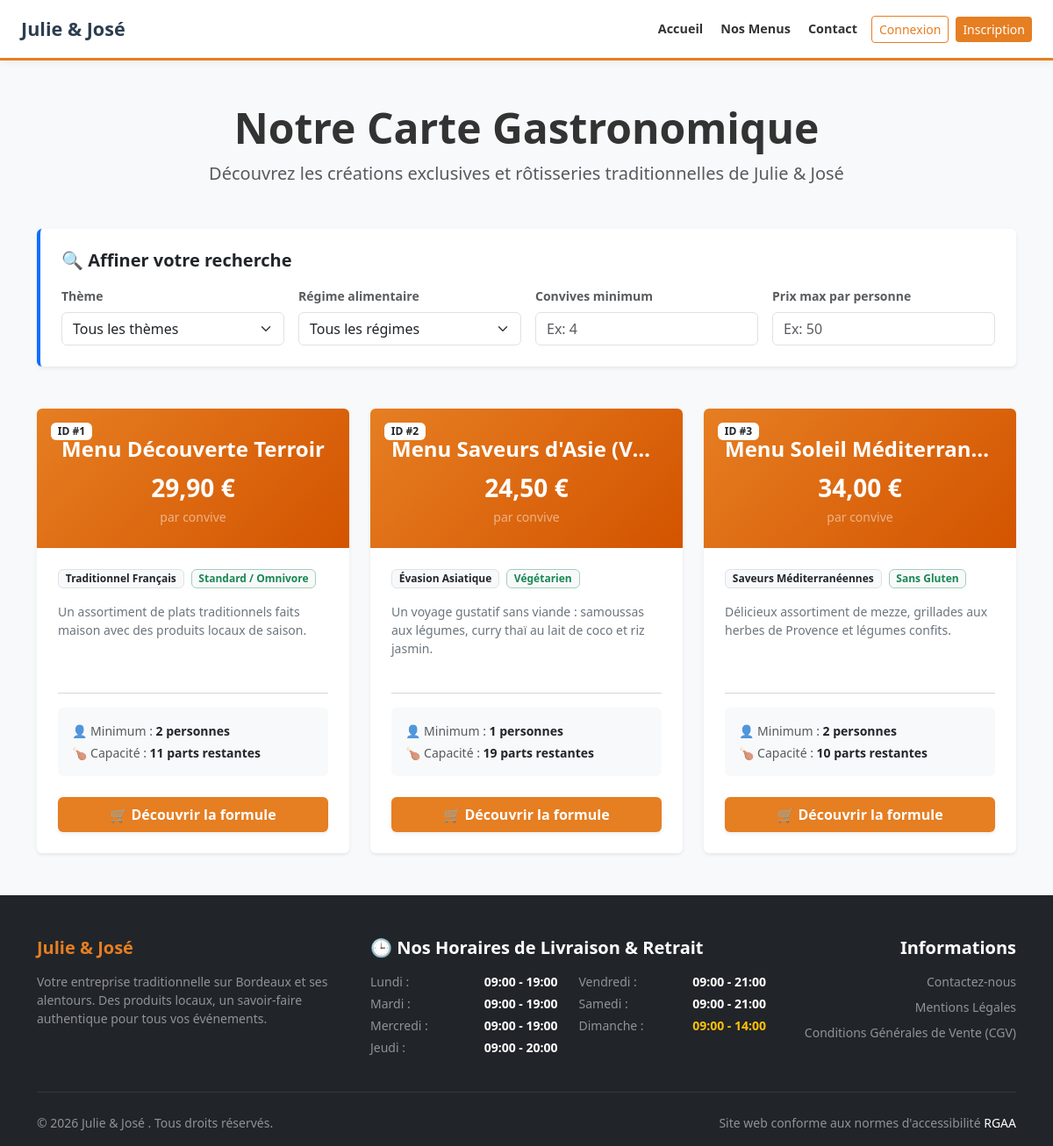
Screenshot of /menus.php with the database file from the repository.
### tables this page shows
CREATE TABLE `menu` (
  `menu_id` int(11) NOT NULL,
  `titre` varchar(50) NOT NULL,
  `nombre_personne_minimum` int(11) NOT NULL,
  `prix_par_personne` double NOT NULL,
  `regime` varchar(50) DEFAULT NULL,
  `description` varchar(250) DEFAULT NULL,
  `quantite_restante` int(11) DEFAULT NULL,
  `regime_id` int(11) DEFAULT NULL,
  `theme_id` int(11) DEFAULT NULL
);

CREATE TABLE `theme` (
  `theme_id` int(11) NOT NULL,
  `libelle` varchar(50) NOT NULL
);

CREATE TABLE `regime` (
  `regime_id` int(11) NOT NULL,
  `libelle` varchar(50) NOT NULL
);

### public/menus.php (the view, shortened to what this page needs)
<?php
require_once __DIR__ . '/../includes/header.php';
require_once __DIR__ . '/../includes/db_connect.php';
$query = "SELECT m.menu_id, m.titre, m.description, m.nombre_personne_minimum, m.prix_par_personne, m.quantite_restante,
                  t.libelle AS theme_nom,
                  r.libelle AS regime_nom
          FROM menu m
          LEFT JOIN theme t ON m.theme_id = t.theme_id
          LEFT JOIN regime r ON m.regime_id = r.regime_id";
$stmt = $pdo->query($query);
$menus = $stmt->fetchAll();
?>
<div class="container py-5">
    <div class="text-center mb-5">
        <h1 class="display-5 fw-bold">Notre Carte Gastronomique</h1>
        <p class="text-muted lead">Découvrez les créations exclusives et rôtisseries traditionnelles de Julie & José</p>
    </div>
    <div class="card p-4 shadow-sm border-0 mb-5 bg-white border-start border-primary border-4">
        <h5 class="fw-bold mb-3 text-dark">🔍 Affiner votre recherche</h5>
        <div class="row g-3">
            <div class="col-md-3">
                <label for="filter-theme" class="form-label text-muted small fw-bold">Thème</label>
                <select id="filter-theme" class="form-select">
                    <option value="all">Tous les thèmes</option>
                </select>
            </div>
            <div class="col-md-3">
                <label for="filter-regime" class="form-label text-muted small fw-bold">Régime alimentaire</label>
                <select id="filter-regime" class="form-select">
                    <option value="all">Tous les régimes</option>
                </select>
            </div>
            <div class="col-md-3">
                <label for="filter-personnes" class="form-label text-muted small fw-bold">Convives minimum</label>
                <input type="number" id="filter-personnes" class="form-control" placeholder="Ex: 4" min="1">
            </div>
            <div class="col-md-3">
                <label for="filter-prix" class="form-label text-muted small fw-bold">Prix max par personne</label>
                <input type="number" id="filter-prix" class="form-control" placeholder="Ex: 50" min="0">
            </div>
        </div>
    </div>
    <div class="row g-4" id="menus-container">
        <?php foreach ($menus as $menu): ?>
            <div class="col-md-6 col-lg-4 menu-item-card"
                 data-theme="<?= htmlspecialchars($menu['theme_nom'] ?? '') ?>"
                 data-regime="<?= htmlspecialchars($menu['regime_nom'] ?? '') ?>"
                 data-personnes="<?= (int)$menu['nombre_personne_minimum'] ?>"
                 data-prix="<?= (float)$menu['prix_par_personne'] ?>">
                <div class="card h-100 shadow-sm border-0 overflow-hidden card-hover-effect">
                    <div class="p-4 text-center text-white position-relative" style="background: linear-gradient(135deg, var(--primary-orange), var(--dark-orange));">
                        <span class="badge bg-white text-dark position-absolute top-0 start-0 m-3 fw-bold">ID #<?= $menu['menu_id'] ?></span>
                        <h3 class="h4 fw-bold my-2 text-truncate text-white"><?= htmlspecialchars($menu['titre']) ?></h3>
                        <div class="fs-3 fw-bold text-white"><?= number_format($menu['prix_par_personne'], 2, ',', ' ') ?> €</div>
                        <small class="text-white-50">par convive</small>
                    </div>
                    <div class="card-body p-4 d-flex flex-column justify-content-between">
                        <div>
                            <div class="d-flex gap-2 mb-3">
                                <span class="badge bg-light text-dark border"><?= htmlspecialchars($menu['theme_nom'] ?? 'Classique') ?></span>
                                <span class="badge bg-light text-success border border-success-subtle"><?= htmlspecialchars($menu['regime_nom'] ?? 'Standard') ?></span>
                            </div>
                            <p class="card-text text-secondary small mb-4"><?= htmlspecialchars($menu['description']) ?></p>
                        </div>
                        <div>
                            <hr class="text-muted opacity-25">
                            <ul class="list-unstyled small text-muted mb-4 bg-light p-3 rounded">
                                <li class="mb-1">👤 Minimum : <strong class="text-dark"><?= $menu['nombre_personne_minimum'] ?> personnes</strong></li>
                                <li>🍗 Capacité : <strong class="text-dark"><?= $menu['quantite_restante'] !== null ? $menu['quantite_restante'] . ' parts restantes' : 'Illimitée' ?></strong></li>
                            </ul>
                            <a href="menu_detail.php?id=<?= $menu['menu_id'] ?>" class="btn btn-primary w-100 fw-bold py-2 shadow-sm text-white">
                                🛒 Découvrir la formule
                            </a>
                        </div>
                    </div>
                </div>
            </div>
        <?php endforeach; ?>
    </div>
</div>
<?php require_once __DIR__ . '/../includes/footer.php'; ?>

### includes/header.php (shortened to what this page needs)
<!DOCTYPE html>
<html lang="fr">
<head>
    <link href="https://cdn.jsdelivr.net/npm/bootstrap@5.3.3/dist/css/bootstrap.min.css" rel="stylesheet">
    <link rel="stylesheet" href="../assets/style.css">
</head>
<body>
<nav class="navbar navbar-expand-lg navbar-light bg-white border-bottom">
    <div class="container-fluid px-4">
        <a class="navbar-brand fw-bold" href="index.php">Julie & José</a>
        <div class="collapse navbar-collapse" id="navbarSupportedContent">
            <ul class="navbar-nav ms-auto mb-2 mb-lg-0 align-items-center">
                <li class="nav-item"><a class="nav-link fw-bold ms-1" href="index.php">Accueil</a></li>
                <li class="nav-item"><a class="nav-link fw-bold ms-1" href="menus.php">Nos Menus</a></li>
                <li class="nav-item"><a class="nav-link fw-bold ms-1" href="contact.php">Contact</a></li>
                <?php if (isset($_SESSION['role_id'])): ?>
                    <?php if($_SESSION['role_id'] == 1): ?>
                        <li class="nav-item"><a class="nav-link text-danger fw-bold ms-1" href="admin_users.php">Panel Admin</a></li>
                        <li class="nav-item"><a class="nav-link text-danger fw-bold ms-1" href="admin_rh.php">👑 Gestion RH</a></li>
                        <li class="nav-item"><a class="nav-link text-success fw-bold ms-1" href="admin_stats.php">📈 Stats NoSQL</a></li>
                    <?php endif; ?>
                    <?php if($_SESSION['role_id'] == 1 || $_SESSION['role_id'] == 2): ?>
                        <li class="nav-item"><a class="nav-link text-warning fw-bold ms-1" href="admin_reviews.php">Modération Avis</a></li>
                    <?php endif; ?>
                    <?php if($_SESSION['role_id'] == 1 || $_SESSION['role_id'] == 2): ?>
                        <li class="nav-item"><a class="nav-link text-warning fw-bold ms-1" href="employe_dashboard.php">💼 Espace Employé</a></li>
                    <?php endif; ?>
                    <?php if($_SESSION['role_id'] == 3): ?>
                        <li class="nav-item"><a class="nav-link text-success fw-bold ms-1" href="add_review.php">Laisser un avis</a></li>
                        <li class="nav-item"><a class="nav-link text-primary fw-bold ms-1" href="espace_client.php">Mes Commandes</a></li>
                    <?php endif; ?>
                    <li class="nav-item ms-3 text-muted" style="font-size: 0.85rem;">Bonjour, <strong><?= htmlspecialchars($_SESSION['prenom'] ?? 'Utilisateur') ?></strong></li>
                    <li class="nav-item ms-2"><a class="btn btn-outline-danger btn-sm py-1 px-2" style="font-size: 0.8rem;" href="logout.php">Déconnexion</a></li>
                <?php else: ?>
                    <li class="nav-item ms-2"><a class="btn btn-outline-primary btn-sm" href="login.php">Connexion</a></li>
                    <li class="nav-item ms-2"><a class="btn btn-primary btn-sm text-white" href="register.php">Inscription</a></li>
                <?php endif; ?>
            </ul>
        </div>
    </div>
</nav>

### includes/footer.php (shortened to what this page needs)
<footer class="bg-dark text-white pt-5 pb-3 mt-auto">
    <div class="container">
        <div class="row g-4">
            <div class="col-md-4">
                <h5 class="fw-bold text-primary mb-3">Julie & José </h5>
                <p class="small text-white-50">Votre entreprise traditionnelle sur Bordeaux et ses alentours. Des produits locaux, un savoir-faire authentique pour tous vos événements.</p>
            </div>
            <div class="col-md-5">
                <h5 class="fw-bold text-white mb-3">🕒 Nos Horaires de Livraison & Retrait</h5>
                <div class="row small text-white-50">
                    <div class="col-6">
                        <ul class="list-unstyled">
                            <li class="d-flex justify-content-between mb-1"><span>Lundi :</span> <strong class="text-white">09:00 - 19:00</strong></li>
                            <li class="d-flex justify-content-between mb-1"><span>Mardi :</span> <strong class="text-white">09:00 - 19:00</strong></li>
                            <li class="d-flex justify-content-between mb-1"><span>Mercredi :</span> <strong class="text-white">09:00 - 19:00</strong></li>
                            <li class="d-flex justify-content-between mb-1"><span>Jeudi :</span> <strong class="text-white">09:00 - 20:00</strong></li>
                        </ul>
                    </div>
                    <div class="col-6">
                        <ul class="list-unstyled">
                            <li class="d-flex justify-content-between mb-1"><span>Vendredi :</span> <strong class="text-white">09:00 - 21:00</strong></li>
                            <li class="d-flex justify-content-between mb-1"><span>Samedi :</span> <strong class="text-white">09:00 - 21:00</strong></li>
                            <li class="d-flex justify-content-between mb-1"><span>Dimanche :</span> <strong class="text-warning">09:00 - 14:00</strong></li>
                        </ul>
                    </div>
                </div>
            </div>
            <div class="col-md-3 text-md-end">
                <h5 class="fw-bold text-white mb-3">Informations</h5>
                <ul class="list-unstyled small">
                    <li class="mb-2"><a href="contact.php" class="text-white-50 text-decoration-none text-hover-white">Contactez-nous</a></li>
                    <li class="mb-2"><a href="mentions_legales.php" class="text-white-50 text-decoration-none text-hover-white">Mentions Légales</a></li>
                    <li class="mb-2"><a href="cgv.php" class="text-white-50 text-decoration-none text-hover-white">Conditions Générales de Vente (CGV)</a></li>
                </ul>
            </div>
        </div>
        <hr class="border-secondary my-4">
        <div class="row small text-white-50">
            <div class="col-md-6 text-center text-md-start">
                <p class="mb-0">&copy; <?= date('Y') ?> Julie & José . Tous droits réservés.</p>
            </div>
            <div class="col-md-6 text-center text-md-end">
                <p class="mb-0">Site web conforme aux normes d'accessibilité <abbr title="Référentiel Général d'Amélioration de l'Accessibilité" class="text-white text-decoration-none">RGAA</abbr></p>
            </div>
        </div>
    </div>
</footer>
</body>
</html>

### assets/style.css (style rules this page uses)
:root { --main-orange: #FF7F50; --dark-orange: #E66A3D; --light-bg: #FFFFFF; }
body { background-color: var(--light-bg); color: #333; font-family: 'Segoe UI', sans-serif; }
.navbar { border-bottom: 2px solid var(--main-orange); }
.btn-primary { background-color: var(--main-orange) !important; border: none !important; }

### includes/header.php (style rules this page uses)
:root { --primary-orange: #E67E22; --dark-orange: #D35400; --light-bg: #F8F9FA; }
body { background-color: var(--light-bg); color: #333333; display: flex; flex-direction: column; min-height: 100vh; }
.navbar { background-color: #FFFFFF !important; border-bottom: 3px solid var(--primary-orange) !important; box-shadow: 0 2px 10px rgba(0, 0, 0, 0.05); padding-top: 0.75rem; padding-bottom: 0.75rem; position: relative; }
.navbar-brand { color: #2C3E50 !important; font-size: 1.35rem !important; }
.nav-link { color: #333333 !important; font-size: 0.9rem !important; white-space: nowrap; transition: color 0.2s ease-in-out; }
.btn-primary { background-color: var(--primary-orange) !important; border-color: var(--primary-orange) !important; color: #FFFFFF !important; transition: all 0.2s ease-in-out; }
.btn-outline-primary { color: var(--primary-orange) !important; border-color: var(--primary-orange) !important; }
.text-primary { color: var(--primary-orange) !important; }

### public/menus.php (style rules this page uses)
.card-hover-effect { transition: transform 0.2s ease-in-out, box-shadow 0.2s ease-in-out; }

### rows the page displays
menu: menu_id "1", titre "Menu Découverte Terroir", prix_par_personne "29,90", theme.libelle "Traditionnel Français", regime.libelle "Standard / Omnivore", description "Un assortiment de plats traditionnels faits maison avec des produits locaux de saison.", nombre_personne_minimum "2", quantite_restante "11"
menu: menu_id "2", titre "Menu Saveurs d'Asie (V…", prix_par_personne "24,50", theme.libelle "Évasion Asiatique", regime.libelle "Végétarien", description "Un voyage gustatif sans viande : samoussas aux légumes, curry thaï au lait de coco et riz jasmin.", nombre_personne_minimum "1", quantite_restante "19"
menu: menu_id "3", titre "Menu Soleil Méditerran…", prix_par_personne "34,00", theme.libelle "Saveurs Méditerranéennes", regime.libelle "Sans Gluten", description "Délicieux assortiment de mezze, grillades aux herbes de Provence et légumes confits.", nombre_personne_minimum "2", quantite_restante "10"
